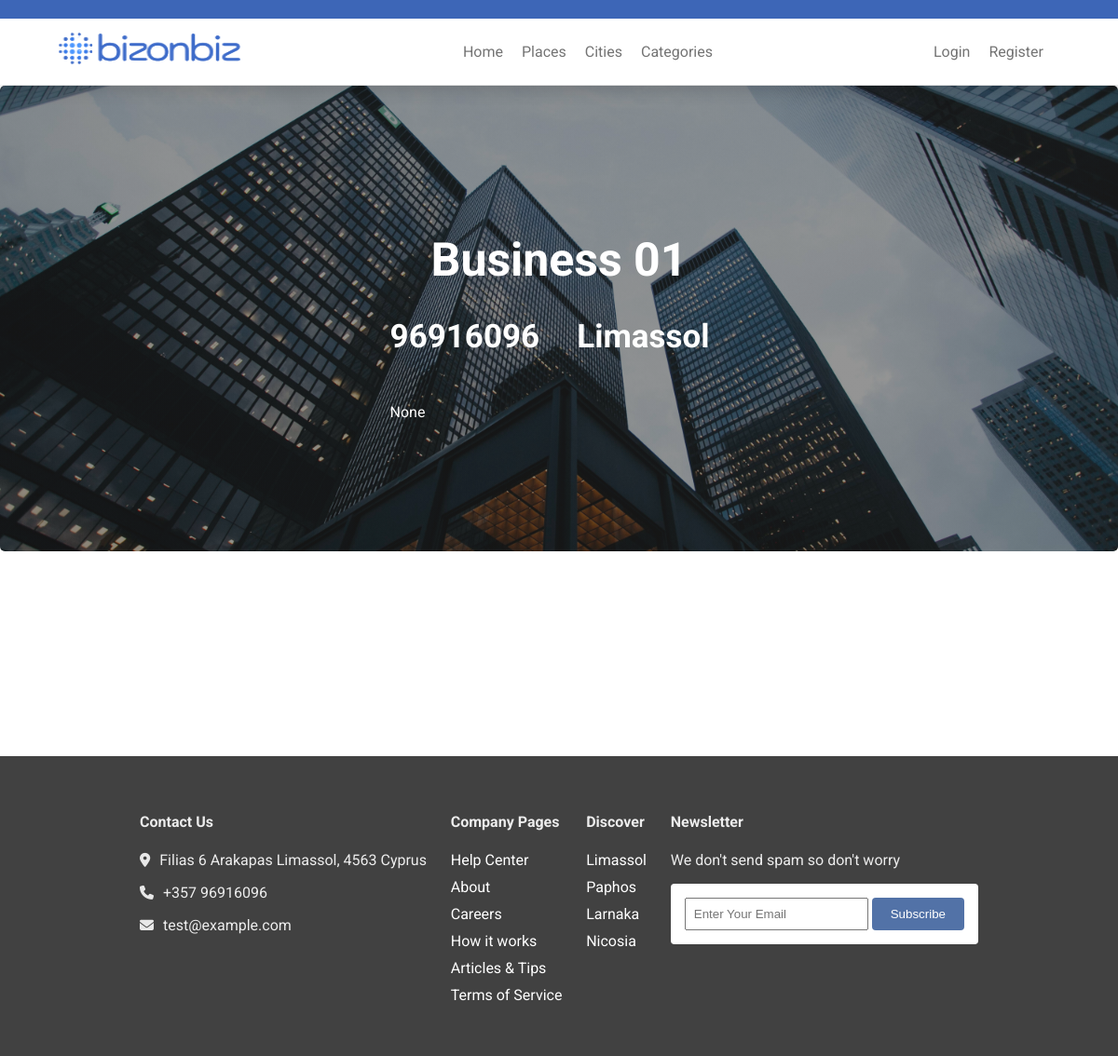
The page /business/Business 01 on the database as committed earlier.
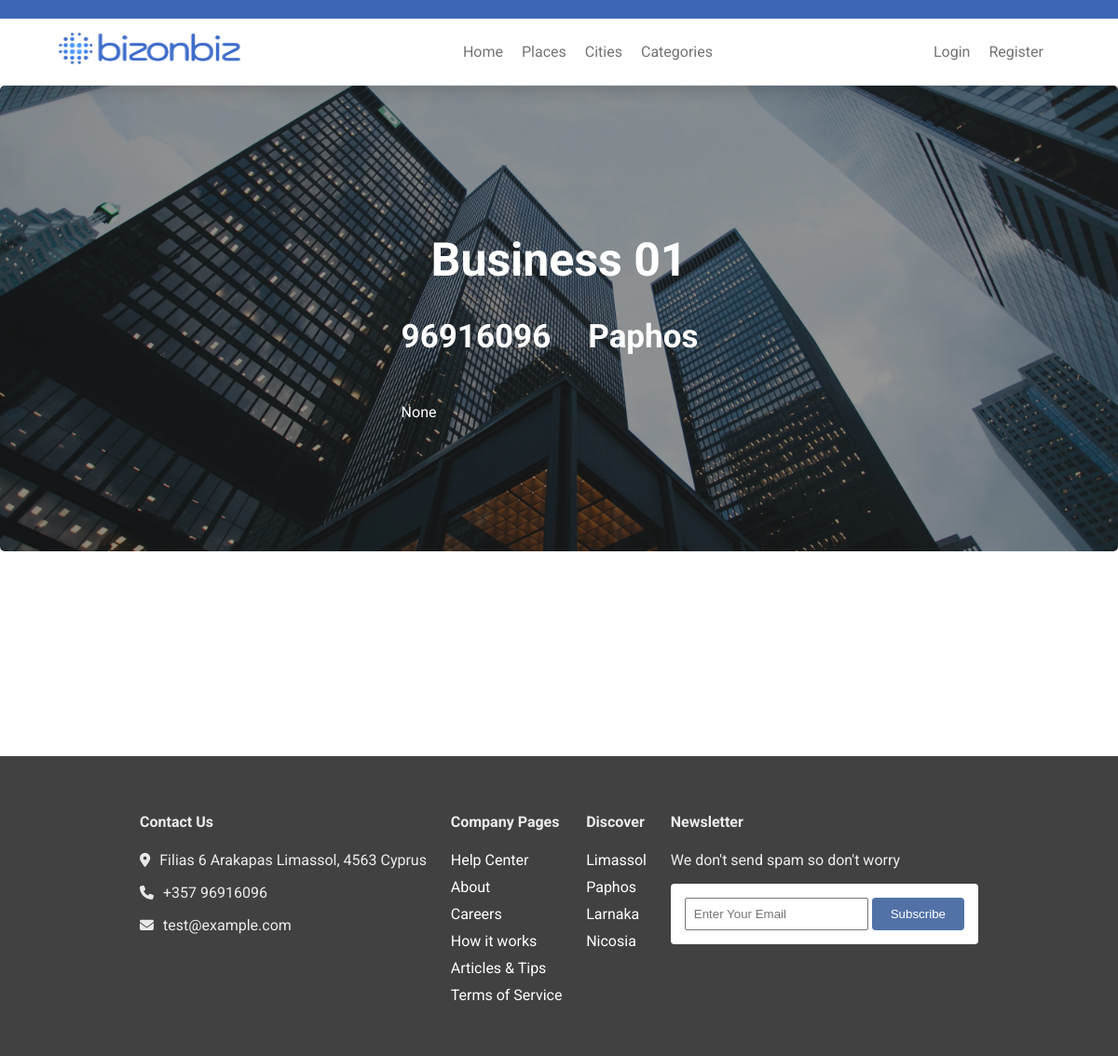
The same page on the database as committed later.
### listings/models.py (models this page shows, shortened)
class Business(models.Model):
    user = models.ForeignKey(
        settings.AUTH_USER_MODEL,
        on_delete=models.CASCADE,
    )
    name = models.CharField(max_length=200,blank=False)
    desc = models.TextField(blank=False)
    city = models.ForeignKey(City,on_delete=models.CASCADE,related_name="businesses_by_city")
    category = models.ForeignKey(BusinessCategory,on_delete=models.CASCADE,related_name="businesses_by_category")
    phone = models.CharField(max_length=20)
    website = models.URLField(max_length = 200,blank=True,null=True)
    email = models.EmailField()
    featured = models.BooleanField(default=False)
    partners = models.ManyToManyField(
        "self",
        symmetrical=True,
        blank=True
    )
    address = models.CharField(max_length=255)

class City(models.Model):
    city_name = models.CharField(max_length=255)
    city_photo = models.ImageField(upload_to="city_images",null=True,blank=True)
    def __str__(self):
        return self.city_name

class BusinessImage(models.Model):
    business  = models.ForeignKey(Business,on_delete=models.CASCADE,related_name="business_images")
    image = models.ImageField(upload_to="business_images")
    uploaded_time = models.DateTimeField(auto_now_add=True)
    featured_img = models.BooleanField(default=False)

### listings/views.py (the view)
# urls.py: path("business/<str:business_name>",views.singlelisting, name="singlelisting"),
def singlelisting(request,business_name):
    cities = City.objects.all()
    categories =  BusinessCategory.objects.all()
    business = Business.objects.get(name=business_name)
    business.featured_img = business.business_images.filter(featured_img=True).first()
    print(business.name)
    return render(request, "listings/singlelisting.html",{
        "cities":cities,
        "categories":categories,
        "business":business,
    })

### listings/templates/listings/singlelisting.html (shortened to what this page needs)
{% extends 'listings/base.html' %}
{% load static %}
{% block main %}
<div class="business-cover" style="
    background: linear-gradient(45deg,rgba(39, 39, 39, .5),rgba(46, 46, 46, 0.5)), url({{business.featured_img.image.url}});
    background-repeat: no-repeat;
    background-size: cover;
    background-position: center;
    border-radius: 5px;
    height: 500px;
    margin-top: 92px;
    position: relative;
    display: flex;
    justify-content: center;
    align-items: center;
    flex-direction: column;
    color: white;
">
    <div class="cover_details">
        <div class="cover_details-left">
            <h1>{{business.name}}</h1>
            <div class="first-class">
                <h3>{{business.phone}}</h3>
                <h3>{{business.city}}</h3>
            </div>
        </div>
        <div class="cover_details-right">
            <p>{{business.website}}</p>
        </div>
    </div>
</div>
{% endblock %}

Rows that differ between the two databases and show on the page:
changed Business "Business 01": city "Limassol" → "Paphos"
